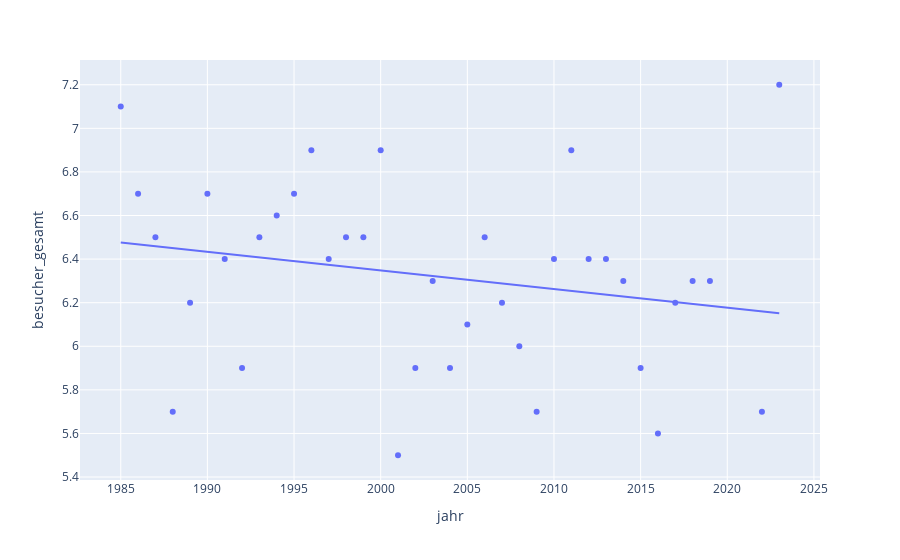

This figure's notebook cell:
### Markdown cell above
- Der Bierkonsum Pro Person hat generell nicht abgenommen
- Die Besucherzahlen haben im Durchschnitt sowohl pro Trag als auch insgesamt abgenommen
- Bier ist auch inflationsbereinigt teurer geworden
- Der Preis von Bier ist stärker gestiegen

### Code cell
# Die Besucherzahlen sind gestiegen

px.scatter(data, "jahr","besucher_gesamt", trendline="ols")

### Figure 1 — Plotly figure (JSON) as saved in the notebook; plotly's stock layout.template omitted (floating-point values rounded to 4 significant figures)
{"data": [{"hovertemplate": "jahr=%{x}<br>besucher_gesamt=%{y}<extra></extra>", "legendgroup": "", "marker": {"color": "#636efa", "symbol": "circle"}, "mode": "markers", "name": "", "orientation": "v", "showlegend": false, "type": "scatter", "x": [1985, 1986, 1987, 1988, 1989, 1990, 1991, 1992, 1993, 1994, 1995, 1996, 1997, 1998, 1999, 2000, 2001, 2002, 2003, 2004, 2005, 2006, 2007, 2008, 2009, 2010, 2011, 2012, 2013, 2014, 2015, 2016, 2017, 2018, 2019, 2022, 2023], "xaxis": "x", "y": [7.1, 6.7, 6.5, 5.7, 6.2, 6.7, 6.4, 5.9, 6.5, 6.6, 6.7, 6.9, 6.4, 6.5, 6.5, 6.9, 5.5, 5.9, 6.3, 5.9, 6.1, 6.5, 6.2, 6, 5.7, 6.4, 6.9, 6.4, 6.4, 6.3, 5.9, 5.6, 6.2, 6.3, 6.3, 5.7, 7.2], "yaxis": "y"}, {"hovertemplate": "<b>OLS trendline</b><br>besucher_gesamt = -0.00856395 * jahr + 23.4761<br>R<sup>2</sup>=0.050479<br><br>jahr=%{x}<br>besucher_gesamt=%{y} <b>(trend)</b><extra></extra>", "legendgroup": "", "marker": {"color": "#636efa", "symbol": "circle"}, "mode": "lines", "name": "", "showlegend": false, "type": "scatter", "x": [1985, 1986, 1987, 1988, 1989, 1990, 1991, 1992, 1993, 1994, 1995, 1996, 1997, 1998, 1999, 2000, 2001, 2002, 2003, 2004, 2005, 2006, 2007, 2008, 2009, 2010, 2011, 2012, 2013, 2014, 2015, 2016, 2017, 2018, 2019, 2022, 2023], "xaxis": "x", "y": [6.477, 6.468, 6.46, 6.451, 6.442, 6.434, 6.425, 6.417, 6.408, 6.4, 6.391, 6.382, 6.374, 6.365, 6.357, 6.348, 6.34, 6.331, 6.323, 6.314, 6.305, 6.297, 6.288, 6.28, 6.271, 6.263, 6.254, 6.245, 6.237, 6.228, 6.22, 6.211, 6.203, 6.194, 6.186, 6.16, 6.151], "yaxis": "y"}], "layout": {"legend": {"tracegroupgap": 0}, "margin": {"t": 60}, "xaxis": {"anchor": "y", "domain": [0, 1], "title": {"text": "jahr"}}, "yaxis": {"anchor": "x", "domain": [0, 1], "title": {"text": "besucher_gesamt"}}}}
